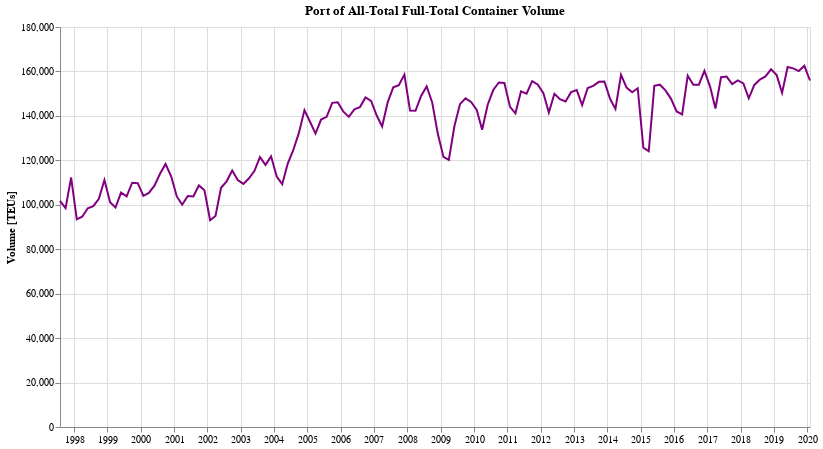

Notebook code cell kept with this figure:
### Code cell
doChart(df_oak_combined, 'All-Total')

### Figure 1 — Vega-Lite specification as saved in the notebook (floating-point values rounded to 4 significant figures; data arrays with more than 128 entries replaced by an {"elided": "..."} marker saying what was removed)
{"config": {"view": {"continuousWidth": 400, "continuousHeight": 300}}, "data": {"name": "data-c236d47e08007cd68b93dc339f37c236"}, "mark": {"type": "line", "color": "purple"}, "encoding": {"tooltip": [{"type": "temporal", "field": "dt", "format": "%b %Y"}, {"type": "quantitative", "field": "Full-Total"}], "x": {"type": "temporal", "axis": {"title": ""}, "field": "dt"}, "y": {"type": "quantitative", "axis": {"title": "Volume [TEUs]"}, "field": "Full-Total"}}, "height": 400, "title": "Port of All-Total Full-Total Container Volume", "width": 750, "$schema": "https://vega.github.io/schema/vega-lite/v4.0.2.json", "datasets": {"data-c236d47e08007cd68b93dc339f37c236": {"elided": "136 records"}}}
